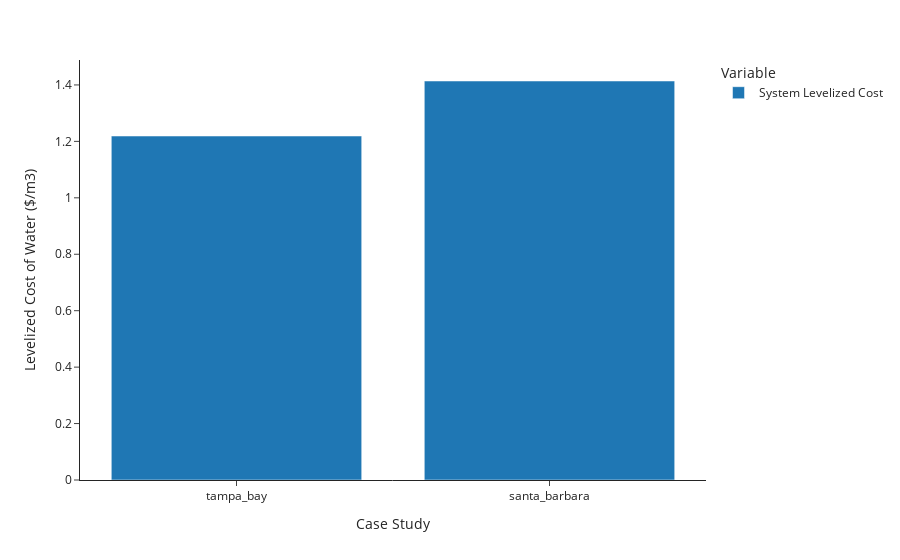

The cell this chart's notebook holds for it:
### Code cell
fig = px.bar(sys_df, x="Case Study", y="Value", color="Variable",
              labels={"Value": "Levelized Cost of Water ($/m3)"},
            template="simple_white")
fig.show()

### Figure 1 — Plotly figure (JSON) as saved in the notebook; plotly's stock layout.template omitted (floating-point values rounded to 4 significant figures)
{"data": [{"alignmentgroup": "True", "hovertemplate": "Variable=System Levelized Cost<br>Case Study=%{x}<br>Levelized Cost of Water ($/m3)=%{y}<extra></extra>", "legendgroup": "System Levelized Cost", "marker": {"color": "#1F77B4"}, "name": "System Levelized Cost", "offsetgroup": "System Levelized Cost", "orientation": "v", "showlegend": true, "textposition": "auto", "type": "bar", "x": ["tampa_bay", "santa_barbara"], "xaxis": "x", "y": [1.219, 1.414], "yaxis": "y"}], "layout": {"barmode": "relative", "legend": {"title": {"text": "Variable"}, "tracegroupgap": 0}, "margin": {"t": 60}, "xaxis": {"anchor": "y", "domain": [0, 1], "title": {"text": "Case Study"}}, "yaxis": {"anchor": "x", "domain": [0, 1], "title": {"text": "Levelized Cost of Water ($/m3)"}}}}
